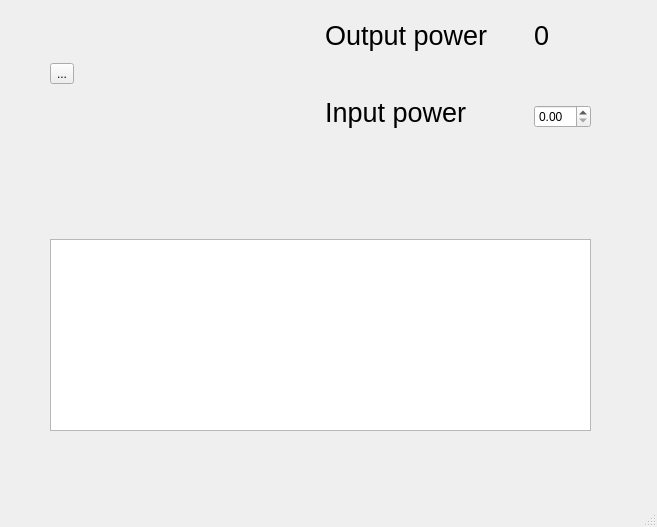
<?xml version="1.0" encoding="UTF-8"?>
<ui version="4.0">
 <class>MainWindow</class>
 <widget class="QMainWindow" name="MainWindow">
  <property name="geometry">
   <rect>
    <x>0</x>
    <y>0</y>
    <width>657</width>
    <height>527</height>
   </rect>
  </property>
  <property name="windowTitle">
   <string>PowerMeter</string>
  </property>
  <widget class="QWidget" name="centralwidget">
   <widget class="QWidget" name="">
    <property name="geometry">
     <rect>
      <x>50</x>
      <y>20</y>
      <width>541</width>
      <height>411</height>
     </rect>
    </property>
    <layout class="QVBoxLayout" name="verticalLayout_3">
     <item>
      <layout class="QHBoxLayout" name="horizontalLayout_2">
       <item>
        <widget class="QToolButton" name="startButton">
         <property name="text">
          <string>...</string>
         </property>
         <property name="icon">
          <iconset>
           <normaloff>../../artwork/icons/qudiTheme/22x22/start-counter.png</normaloff>../../artwork/icons/qudiTheme/22x22/start-counter.png</iconset>
         </property>
        </widget>
       </item>
       <item>
        <spacer name="horizontalSpacer_2">
         <property name="orientation">
          <enum>Qt::Horizontal</enum>
         </property>
         <property name="sizeHint" stdset="0">
          <size>
           <width>40</width>
           <height>20</height>
          </size>
         </property>
        </spacer>
       </item>
       <item>
        <layout class="QHBoxLayout" name="horizontalLayout">
         <item>
          <layout class="QVBoxLayout" name="verticalLayout">
           <item>
            <widget class="QLabel" name="label">
             <property name="font">
              <font>
               <pointsize>20</pointsize>
              </font>
             </property>
             <property name="text">
              <string>Output power</string>
             </property>
            </widget>
           </item>
           <item>
            <spacer name="verticalSpacer">
             <property name="orientation">
              <enum>Qt::Vertical</enum>
             </property>
             <property name="sizeHint" stdset="0">
              <size>
               <width>20</width>
               <height>40</height>
              </size>
             </property>
            </spacer>
           </item>
           <item>
            <widget class="QLabel" name="label_2">
             <property name="font">
              <font>
               <pointsize>20</pointsize>
              </font>
             </property>
             <property name="text">
              <string>Input power</string>
             </property>
            </widget>
           </item>
          </layout>
         </item>
         <item>
          <spacer name="horizontalSpacer">
           <property name="orientation">
            <enum>Qt::Horizontal</enum>
           </property>
           <property name="sizeHint" stdset="0">
            <size>
             <width>40</width>
             <height>20</height>
            </size>
           </property>
          </spacer>
         </item>
         <item>
          <layout class="QVBoxLayout" name="verticalLayout_2">
           <item>
            <widget class="QLabel" name="powerOutput">
             <property name="font">
              <font>
               <pointsize>20</pointsize>
              </font>
             </property>
             <property name="text">
              <string>0</string>
             </property>
            </widget>
           </item>
           <item>
            <spacer name="verticalSpacer_2">
             <property name="orientation">
              <enum>Qt::Vertical</enum>
             </property>
             <property name="sizeHint" stdset="0">
              <size>
               <width>20</width>
               <height>40</height>
              </size>
             </property>
            </spacer>
           </item>
           <item>
            <widget class="QDoubleSpinBox" name="powerInput"/>
           </item>
          </layout>
         </item>
        </layout>
       </item>
      </layout>
     </item>
     <item>
      <spacer name="verticalSpacer_3">
       <property name="orientation">
        <enum>Qt::Vertical</enum>
       </property>
       <property name="sizeHint" stdset="0">
        <size>
         <width>20</width>
         <height>40</height>
        </size>
       </property>
      </spacer>
     </item>
     <item>
      <widget class="PlotWidget" name="positionTrace"/>
     </item>
    </layout>
   </widget>
  </widget>
  <widget class="QMenuBar" name="menubar">
   <property name="geometry">
    <rect>
     <x>0</x>
     <y>0</y>
     <width>657</width>
     <height>31</height>
    </rect>
   </property>
  </widget>
  <widget class="QStatusBar" name="statusbar"/>
 </widget>
 <customwidgets>
  <customwidget>
   <class>PlotWidget</class>
   <extends>QGraphicsView</extends>
   <header>pyqtgraph</header>
  </customwidget>
 </customwidgets>
 <resources/>
 <connections/>
</ui>
